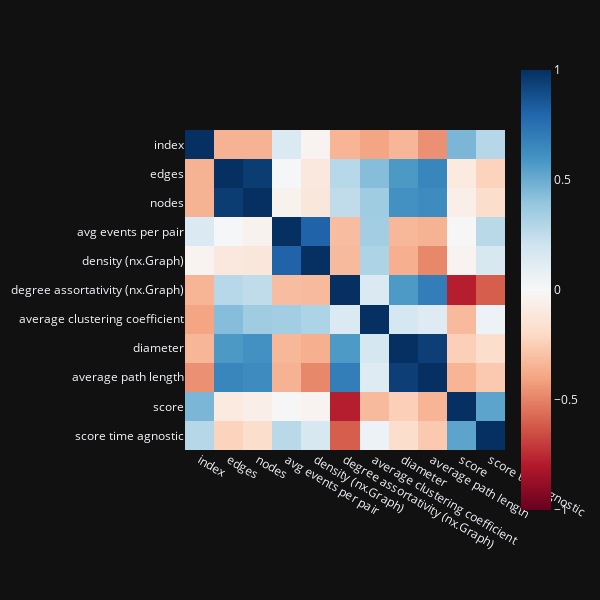

The cell this chart's notebook holds for it:
### Code cell
px.imshow(df.corr(), height=600, width=600, zmin=-1, zmax=1, color_continuous_midpoint=0, color_continuous_scale='RdBu', template='plotly_dark')

### Figure 1 — Plotly figure (JSON) as saved in the notebook; plotly's stock layout.template omitted (floating-point values rounded to 4 significant figures)
{"data": [{"coloraxis": "coloraxis", "hovertemplate": "x: %{x}<br>y: %{y}<br>color: %{z}<extra></extra>", "name": "0", "type": "heatmap", "x": ["index", "edges", "nodes", "avg events per pair", "density (nx.Graph)", "degree assortativity (nx.Graph)", "average clustering coefficient", "diameter", "average path length", "score", "score time agnostic"], "xaxis": "x", "y": ["index", "edges", "nodes", "avg events per pair", "density (nx.Graph)", "degree assortativity (nx.Graph)", "average clustering coefficient", "diameter", "average path length", "score", "score time agnostic"], "yaxis": "y", "z": [[1, -0.3492, -0.3472, 0.1495, -0.02587, -0.3409, -0.395, -0.3372, -0.4598, 0.459, 0.2858], [-0.3492, 1, 0.9553, 0.01267, -0.1051, 0.284, 0.431, 0.5758, 0.6583, -0.09583, -0.225], [-0.3472, 0.9553, 1, -0.03255, -0.1153, 0.2543, 0.3566, 0.6085, 0.6364, -0.06142, -0.176], [0.1495, 0.01267, -0.03255, 1, 0.8099, -0.3131, 0.348, -0.3339, -0.3486, -0.00546, 0.2773], [-0.02587, -0.1051, -0.1153, 0.8099, 1, -0.3206, 0.3139, -0.3596, -0.4854, -0.02565, 0.1612], [-0.3409, 0.284, 0.2543, -0.3131, -0.3206, 1, 0.1546, 0.5724, 0.6948, -0.783, -0.6049], [-0.395, 0.431, 0.3566, 0.348, 0.3139, 0.1546, 1, 0.1785, 0.1325, -0.3217, 0.05697], [-0.3372, 0.5758, 0.6085, -0.3339, -0.3596, 0.5724, 0.1785, 1, 0.9441, -0.244, -0.1795], [-0.4598, 0.6583, 0.6364, -0.3486, -0.4854, 0.6948, 0.1325, 0.9441, 1, -0.3412, -0.2683], [0.459, -0.09583, -0.06142, -0.00546, -0.02565, -0.783, -0.3217, -0.244, -0.3412, 1, 0.5337], [0.2858, -0.225, -0.176, 0.2773, 0.1612, -0.6049, 0.05697, -0.1795, -0.2683, 0.5337, 1]]}], "layout": {"coloraxis": {"cmax": 1, "cmid": 0, "cmin": -1, "colorscale": [[0, "rgb(103,0,31)"], [0.1, "rgb(178,24,43)"], [0.2, "rgb(214,96,77)"], [0.3, "rgb(244,165,130)"], [0.4, "rgb(253,219,199)"], [0.5, "rgb(247,247,247)"], [0.6, "rgb(209,229,240)"], [0.7, "rgb(146,197,222)"], [0.8, "rgb(67,147,195)"], [0.9, "rgb(33,102,172)"], [1, "rgb(5,48,97)"]]}, "height": 600, "margin": {"t": 60}, "width": 600, "xaxis": {"anchor": "y", "autorange": true, "constrain": "domain", "domain": [0, 1], "range": [-0.5, 10.5], "scaleanchor": "y", "type": "category"}, "yaxis": {"anchor": "x", "autorange": true, "constrain": "domain", "domain": [0.08953, 0.9105], "range": [10.5, -0.5], "type": "category"}}}
